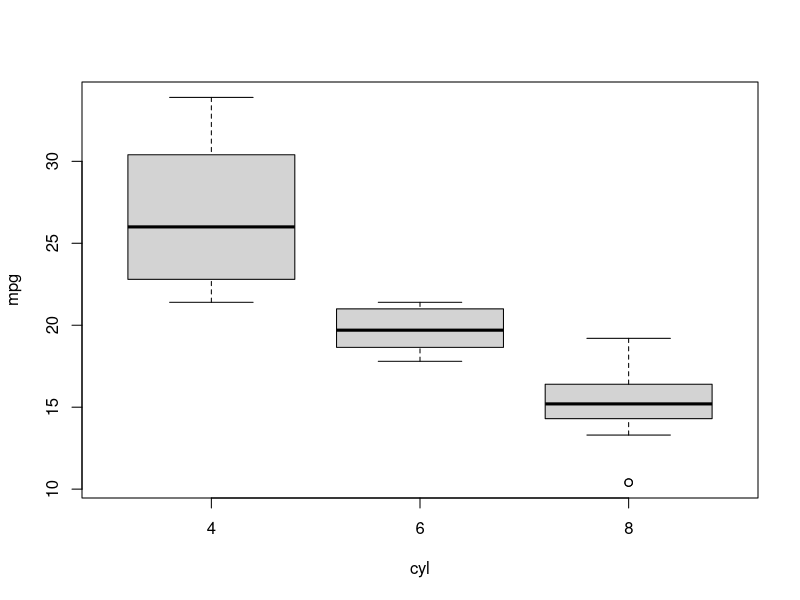
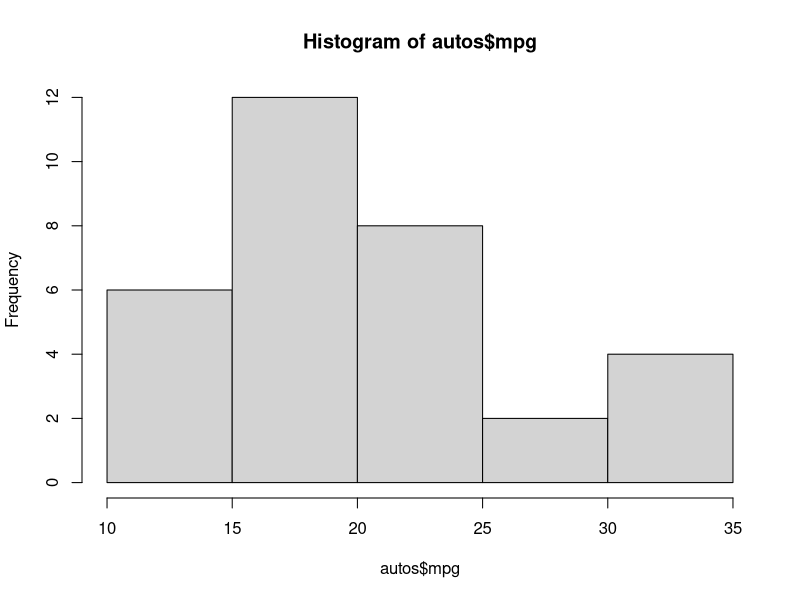
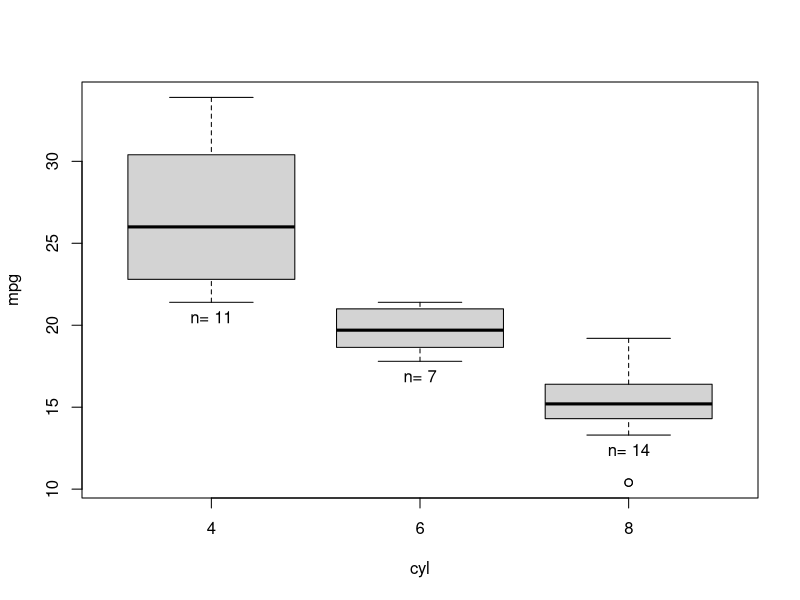
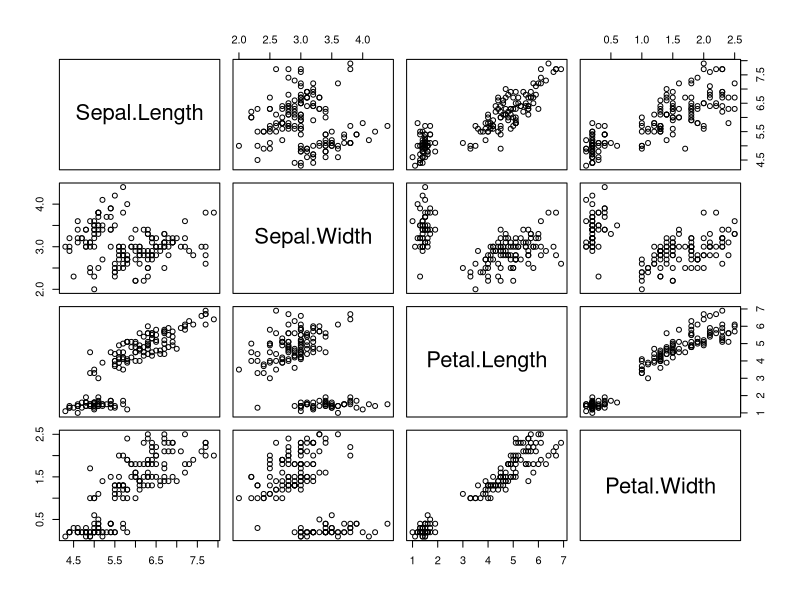
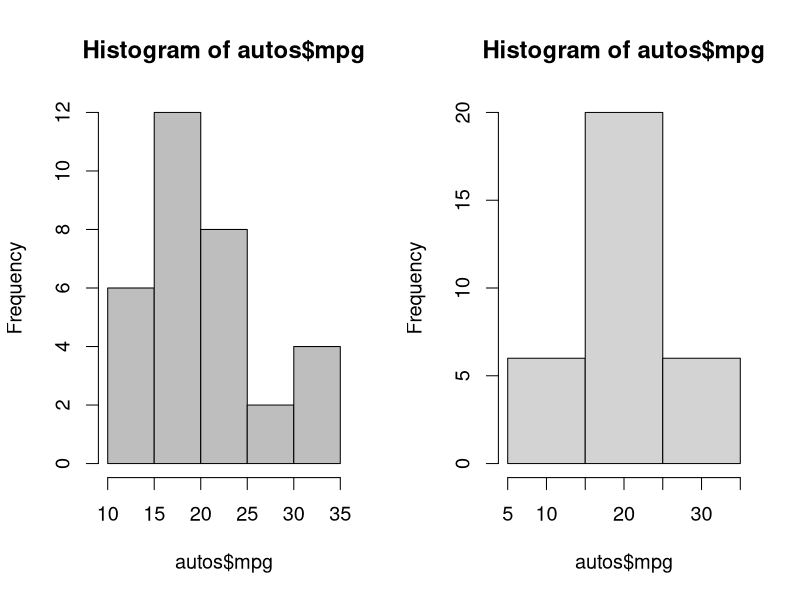
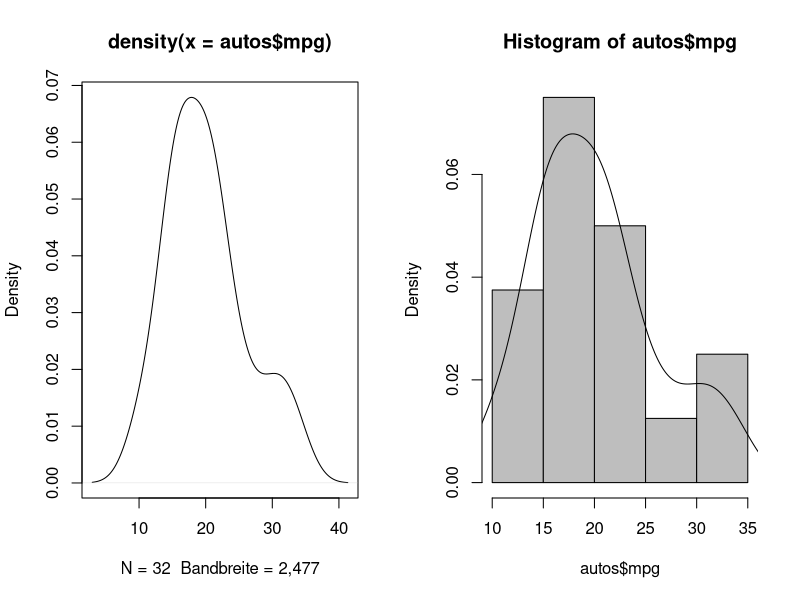

Write R code to recreate these figures, in order.

################################
# R fuer Dummies Kapitel 14
# Listings
################################

old.options <-options("width" = 50)
xxx <- "Ende aktueller Code"
getwd()

?mtcars

options("width" = 55)
sapply(mtcars, function(x) length(unique(x)))

autos <- mtcars[c(1,2,9,10)]
autos$gear <- ordered(autos$gear)
autos$am <- factor(autos$am, labels = c("aut", "man"))

mtcars[c(9)]
autos

str(autos, vec.len=2)

mean(autos$mpg)

median(autos$cyl)

sd(autos$mpg)

range(autos$mpg)

quantile(autos$mpg)

fivenum(autos$mpg)

quantile(autos$mpg, probs = c(0.05, 0.95))

amtabelle <-table(autos$am)
amtabelle

class(amtabelle)

amtabelle/sum(amtabelle)

prop.table(amtabelle)

index <- amtabelle == max(amtabelle)
names(amtabelle)[index]
getwd()


mpgdichte <- density(autos$mpg)


summary(autos)
str(autos)

'character'

autos$cyl <- as.factor(autos$cyl)

boxplot(mpg ~ cyl, data=autos)

mpghist <- hist(autos$mpg)

mpgbox <- boxplot(mpg ~ cyl, data=autos)
n <- nlevels(as.factor(autos$cyl))
text(1:n, mpgbox$stats[1,],
     paste('n=', mpgbox$n),
     pos = 1)

mpgbox$stats

names(iris)

plot(iris[-5])

with(iris, cor(Petal.Width, Petal.Length))

iris.kor <- cor(iris[-5])

str(iris.kor)

iris.kor['Petal.Width','Petal.Length']

#use='everything'
#use='complete.obs'
#use='pairwise'

with(autos, table(am,gear))

versuch <- matrix(c(34,11,9,32), ncol = 2)
colnames(versuch) <- c('krank','gesund')
rownames(versuch) <- c('risiko','bewusst')
versuch.tabelle <- as.table(versuch)

versuch.tabelle
versuch.tabelle['risiko','krank']

versuch.ds <- as.data.frame(versuch)
str(versuch.ds)

versuch.tabelle.ds <- as.data.frame(versuch.tabelle)
str(versuch.tabelle.ds)

addmargins(versuch.tabelle)

addmargins(versuch.tabelle, margin=2)

prop.table(versuch.tabelle)

prop.table(versuch.tabelle, margin=1)

addmargins(prop.table(versuch.tabelle))

prop.table(versuch.tabelle, margin=1)


xxx

# Plots

tiff(filename = "9781119962847-fg1401_de.tiff",width = 1036, height = 584, pointsize = 14)
old.par <- par(mfrow = c(1,2), cex = 1.2)
hist(autos$mpg, col = 'grey')
hist(autos$mpg, breaks = c(5,15,25,35))
par(old.par)
dev.off()

tiff(filename = "9781119962847-fg1402_de.tiff",width = 1036, height = 584, pointsize = 16)
old.par <- par(mfrow = c(1,2), cex = 1)
plot(mpgdichte, xlab= "N = 32  Bandbreite = 2,477")
hist(autos$mpg, col = 'grey', freq = FALSE)
lines(mpgdichte)
par(old.par)
dev.off()


options(old.options)

